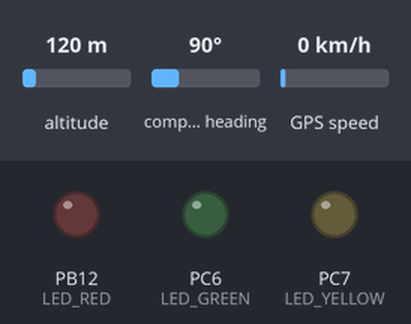
Bench run of a sketch on a simulated STM32 Blue Pill. Parts: output pins drawn as LEDs (lit = HIGH). The test bench sets the inputs (shaded band); at power-on: altitude 120 m, compass heading 90°, GPS speed 0 km/h. The GPS gets a fix after 3 s at 37.7749, -122.4194 with 8 satellites.

Above: at 0.2 s.
At 1.2 s:
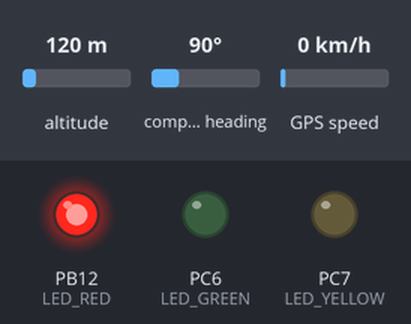
At 1.7 s:
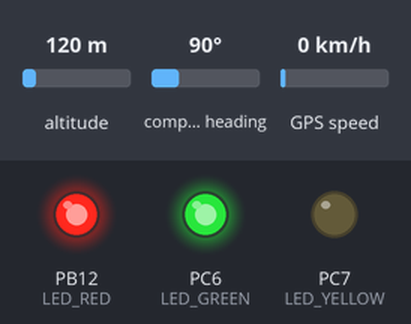
At 2.2 s:
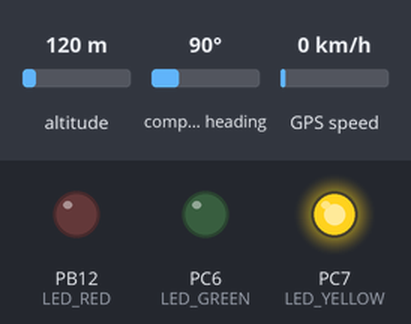
At 3.2 s:
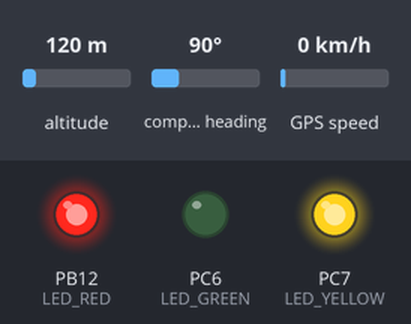
At 4.7 s:
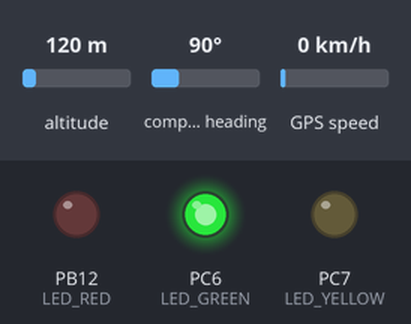
Timing chart, 0 to 5.2 s (numbered marks = the images above):
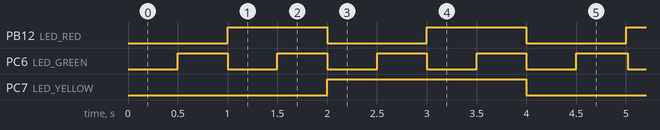

Measured:
- by itself, PB12 (LED_RED): alternates HIGH for 1.0 s and LOW for 1.0 s
- by itself, PC6 (LED_GREEN): alternates HIGH for 0.50 s and LOW for 0.50 s
- by itself, PC7 (LED_YELLOW): alternates HIGH for 2.0 s and LOW for 2.0 s

The sketch:

blinky_tinygps.ino
```cpp
#include <TinyGPS++.h>  //http://arduiniana.org/libraries/tinygpsplus/
#include <TinyGPSPlus.h>

#define LED_GREEN PC_6
#define LED_RED PB12
#define LED_YELLOW PC_7


//                      RX    TX
HardwareSerial SerialUSB(PA10, PA9);
HardwareSerial SerialGPS(PA3, PA2);

// LED timing variables
unsigned long greenLastms = 0;
unsigned long redLastms = 0;
unsigned long yellowLastms = 0;
unsigned long gpsLastms = 0;

const long greenInterval = 500;
const long redInterval = 1000;
const long yellowInterval = 2000;
const long gpsInterval = 30000;

// LED state variables
bool greenState = false;
bool redState = false;
bool yellowState = false;

// Serial debug messages
const bool debugLedMsgs = false;
const bool debugGpsMsgs = false;

// GPS variable
TinyGPSPlus gps;

void setup() {
  // put your setup code here, to run once:
  pinMode(LED_GREEN, OUTPUT);
  pinMode(LED_YELLOW, OUTPUT);
  pinMode(LED_RED, OUTPUT);
  SerialUSB.begin(9600);
  //SerialUSB.println("Hello World!");

  SerialGPS.begin(9600);

  SerialUSB.print("TinyGPS Version: ");
  SerialUSB.println(TinyGPSPlus::libraryVersion());

}


void loop() {
  ledInterval();

  feedGPS();
}

// get GPS characters
void feedGPS() {
  while(SerialGPS.available()) {
    gps.encode(SerialGPS.read());
  }


  if(gps.location.isUpdated()) {
    unsigned long currentms = millis();
    if( ((currentms - gpsLastms) > gpsInterval) || (debugGpsMsgs) ) {
      gpsLastms = currentms;

      char buf[10];
      sprintf(buf, "%02d:%02d:%02d", gps.time.hour(), gps.time.minute(), gps.time.second());

      SerialUSB.print("Time="); SerialUSB.print(buf);
      SerialUSB.print(", LAT="); SerialUSB.print(gps.location.lat(), 6);
      SerialUSB.print(", LNG="); SerialUSB.print(gps.location.lng(), 6);
      SerialUSB.print(", ALT="); SerialUSB.print(gps.altitude.meters());
      SerialUSB.print(", SATS="); SerialUSB.println(gps.satellites.value());
    }
  }
}

// toggle led per the interval
void ledInterval() {
  unsigned long currentms = millis();

  if ((currentms - greenLastms) >= greenInterval) {
    greenLastms = currentms;
    toggleLED(LED_GREEN, greenState);

    if(debugLedMsgs) {
      SerialUSB.println("Green Toggle!");
    }
  }

  if ((currentms - redLastms) >= redInterval) {
    redLastms = currentms;
    toggleLED(LED_RED, redState);

    if(debugLedMsgs) {
      SerialUSB.println("Red Toggle!");
    }
  }

  if ((currentms - yellowLastms) >= yellowInterval) {
    yellowLastms = currentms;
    toggleLED(LED_YELLOW, yellowState);

    if(debugLedMsgs) {
      SerialUSB.println("Yellow Toggle!");
    }
  }
}


void toggleLED(int led, bool& state) {
  digitalWrite(led, !state);
  state = !state;
}
```
